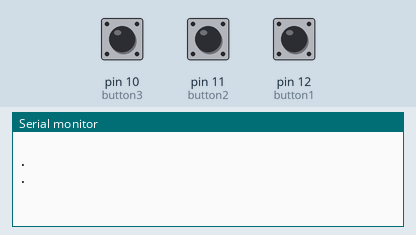
The sketch below on a simulated Arduino Uno, built with avr-gcc and run on an emulated ATmega328P. Shown: the last lines printed to the serial monitor. The inputs (shaded band) are chosen by the test bench; at power-on: pin 10 (button3) HIGH, pin 11 (button2) HIGH, pin 12 (button1) HIGH.

Above: at 2.8 s.
2.9 s: pin 10 (button3) pulled LOW for 1.2 s
At 4.1 s:
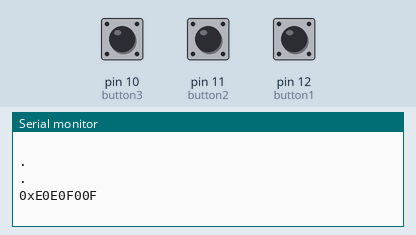
5.6 s: pin 11 (button2) pulled LOW for 1.2 s
At 7.5 s:
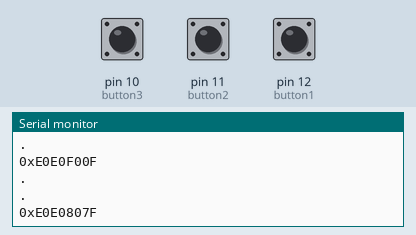
8.3 s: pin 12 (button1) pulled LOW for 1.2 s
At 9.8 s:
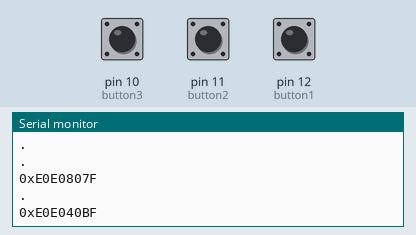

The sketch:

ir_send_samsung.ino
```cpp
#include <IRremote.h>

IRsend irsend;


/*
  char volup    = 0xE0E0E01F;
  char voldown  = 0xE0E0D02F;
  char chanup   = 0xE0E048B7;
  char chandown = 0xE0E008F7;
  char poweron  = 0xE0E040BF;
  char source   = 0xE0E0807F;
  char enter    = 0xE0E016E9;
  char right    = 0xE0E046B9;
  char left     = 0xE0E046B9;
  char mute     = 0xE0E0F00F;
  char select;
  */
int button1 = 12;
int button2 = 11;
int button3 = 10;
int state1  = 0;
int state2  = 0;
int state3  = 0;
  String select= " ";
void setup()
{

  Serial.begin(9600);
  pinMode(button1, INPUT_PULLUP);
  pinMode(button2, INPUT_PULLUP);
  pinMode(button3, INPUT_PULLUP);
  //digitalWrite(button1, LOW);
  //digitalWrite(button3, LOW);
  //digitalWrite(button2, LOW);

}

void loop()
{

  state1 = digitalRead(button1);
  state2 = digitalRead(button2);
  state3 = digitalRead(button3);

  if(state1==LOW)
  {
     select="0xE0E040BF";
    for (int i = 0; i < 3; i++)
    {
      irsend.sendSAMSUNG(0xE0E040BF, 32);
      delay(40);
    }
  };
   if(state2==LOW)
    {
    select="0xE0E0807F";
    for (int i = 0; i < 3; i++)
    {
      irsend.sendSAMSUNG(0xE0E0807F, 32);
      delay(40);
    }
  };
  if(state3==LOW)
  {
    select="0xE0E0F00F";
    for (int i = 0; i < 3; i++)
    {
      irsend.sendSAMSUNG(0xE0E0F00F, 32);
      delay(40);
    }
  };

  Serial.println(select);
 select='.';
  delay(1000);

}
```

Measured:
- after the input at 2.9 s, the serial monitor: prints a new line after 0.42 s (image 1)
- after the input at 5.6 s, the serial monitor: prints a new line after 1.0 s (image 2)
- after the input at 8.3 s, the serial monitor: prints a new line after 0.67 s (image 3)
